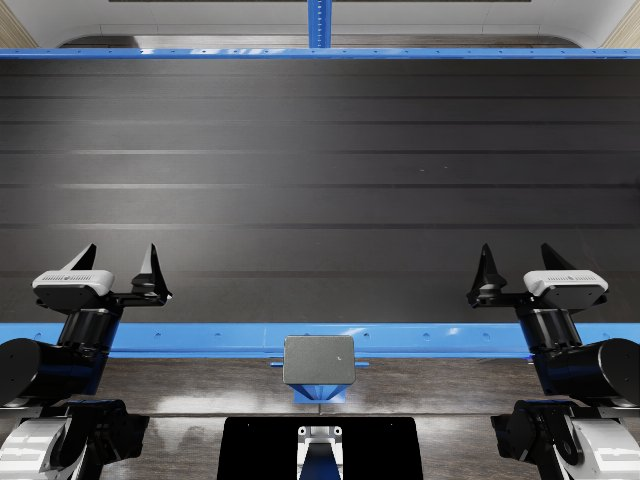
#> input picture policy/REAL_RSI/scripts/match_and_pick_from_conveyor/ref_head.png, 640 x 480 px
$ python -i isq_servo.py   (imports and definitions only)
#> lines starting #> are read from the running program, lines starting #| are printed output that depends on the picture
"""(Copied from classify_objects/final/co_servo.py for imitate_sorting_sequence: `locate` takes the plane height
explicitly via mid_h; category only selects ring handling.)
Wrist-camera servo at hover: re-locate the target in the arm's own wrist RGB (no depth on the object).

At hover the wrist camera (rigid on the ee, exact extrinsic in obs) looks almost straight down at the target from
~18 cm.  Pixels are lifted by intersecting their rays with the plane z = table + category mid-height; the object is
the local colour anomaly against the wooden table (median background at 1/4 scale).  The estimated depth is used
only to drop the gripper's own fingers (near field, < 13 cm), never to measure the object."""
import numpy as np
import cv2

TABLE = .765
MID_H = dict(pen=.008, toy_car=.017, car=.017, action_camera=.024, watch=.012, garage=.03, doll=.03)
CTH = 30.


def _anomaly(rgb):
    lab = cv2.cvtColor(np.ascontiguousarray(rgb[..., :3], dtype=np.uint8), cv2.COLOR_RGB2LAB)
#> lab: shape (480, 640, 3); mean of channels 0, 1, 2 91.2, 128.4, 125.4
    H, W = lab.shape[:2]
#> H = 480; W = 640
    small = cv2.resize(lab, (W // 4, H // 4), interpolation=cv2.INTER_AREA)
#> small: shape (120, 160, 3); mean of channels 0, 1, 2 91.2, 128.4, 125.4
    bg = np.stack([cv2.medianBlur(np.ascontiguousarray(small[..., i]), 31) for i in range(3)], -1)
#> bg: shape (120, 160, 3); mean of channels 0, 1, 2 87.1, 128.3, 128.2
    bg = cv2.resize(bg, (W, H), interpolation=cv2.INTER_LINEAR).astype(np.float32)
#> bg: shape (480, 640, 3) float32; mean of channels 0, 1, 2 87, 128.2, 128
    return np.linalg.norm((lab.astype(np.float32) - bg) * np.array([.6, 1, 1], np.float32), axis=-1)
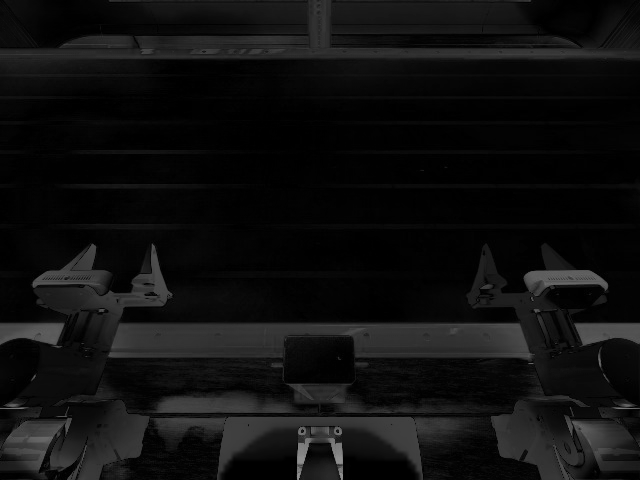
#> returned value: shape (480, 640) float32; min 0, max 149.4, mean 15.7


# [86 lines left out: functions wood_fg, finger_mask, plane_xy, locate, ring_target, not called in this run]

>>> import cv2
>>> picture = cv2.cvtColor(cv2.imread('../match_and_pick_from_conveyor/ref_head.png'), cv2.COLOR_BGR2RGB)
>>> result = _anomaly(picture)
